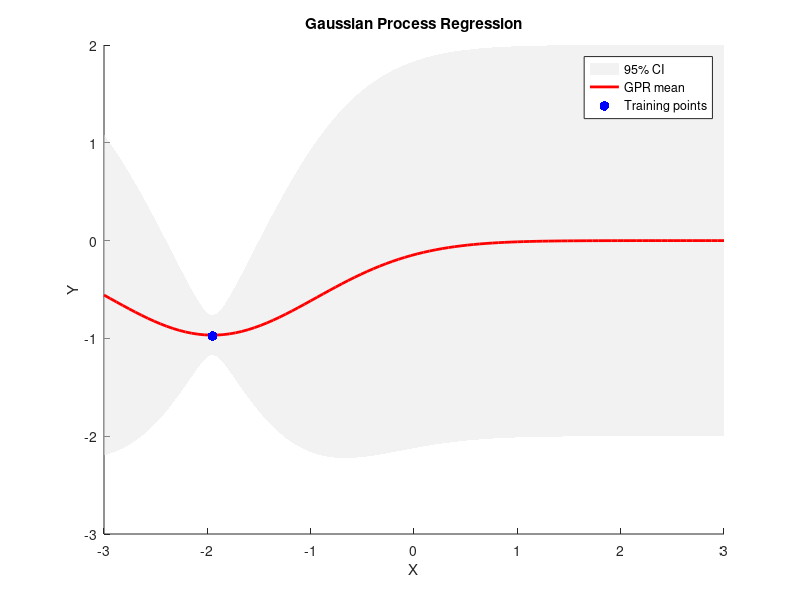

Recreate this plot in MATLAB. (Note: this script raises an error after producing the figure.)
% Generate sample data
X = -3 + 6 * rand(20, 1);
Y = sin(X) + 0.05 * randn(20, 1); % Observations Y include some noise
n = length(X);

%% Define the RBF kernel function
sigma = 1.0; % Bandwidth of the RBF kernel
RBF_kernel = @(x1, x2) exp(-norm(x1 - x2)^2 / (2 * sigma^2));
%%
K = zeros(n, n); % initialize the kernel matrix

% Test inputs for prediction
X_test = linspace(-3, 3, 100)';
m_test = length(X_test);

figure;
title('Gaussian Process Regression');
xlabel('X');
ylabel('Y');

set(gcf,'color','w'); % gcf stands for 'get current figure'

scriptPath = mfilename('fullpath');
[scriptDir, ~, ~] = fileparts(scriptPath);
filename = fullfile(scriptDir, 'simple_gp_demo.gif');

for i = 1:n
    % Update the kernel matrix with new training point
    for j = 1:i
        K(i, j) = RBF_kernel(X(i), X(j));
        K(j, i) = K(i, j); % symmetric matrix
    end
    
    % Add noise variance to the diagonal elements
    K(1:i, 1:i) = K(1:i, 1:i) + 0.1^2 * eye(i);
    
    % Compute the kernel between test points and training points
    K_test = zeros(m_test, i);
    for k = 1:m_test
        for j = 1:i
            K_test(k, j) = RBF_kernel(X_test(k), X(j));
        end
    end
    
    % Compute predictive mean
    K_inv = inv(K(1:i, 1:i));
    mu_test = K_test * K_inv * Y(1:i);
    
    % Compute predictive variance
    K_test_test = zeros(m_test, m_test);
    for k = 1:m_test
        for j = 1:m_test
            K_test_test(k, j) = RBF_kernel(X_test(k), X_test(j));
        end
    end
    
    var_test = K_test_test - K_test * K_inv * K_test';
    std_test = sqrt(diag(var_test));
    
    % Plot the results
    cla; % clear current axes
    hold on;
    fill([X_test; flipud(X_test)], ...
         [mu_test - 2 * std_test; flipud(mu_test + 2 * std_test)], ...
         [0.9, 0.9, 0.9], 'EdgeColor', 'none','FaceAlpha',0.5); % 95% CI
    plot(X_test, mu_test, 'r', 'LineWidth', 2); % Predictive mean
    scatter(X(1:i), Y(1:i), 50, 'filled','MarkerFaceColor','blue'); % Plot the training points
    hold off;
    legend('95% CI', 'GPR mean', 'Training points', 'Location', 'Best');

    drawnow;
    frame = getframe(gcf); % Capture figure frame
    im = frame2im(frame); % Convert frame to image
    [A,map] = rgb2ind(im,256); % Convert image to indexed image
    if i == 1
        imwrite(A, map, filename, 'gif', 'LoopCount', Inf, 'DelayTime', 1);
    else
        imwrite(A, map, filename, 'gif', 'WriteMode', 'append', 'DelayTime', 1);
    end

    pause(1);
end
